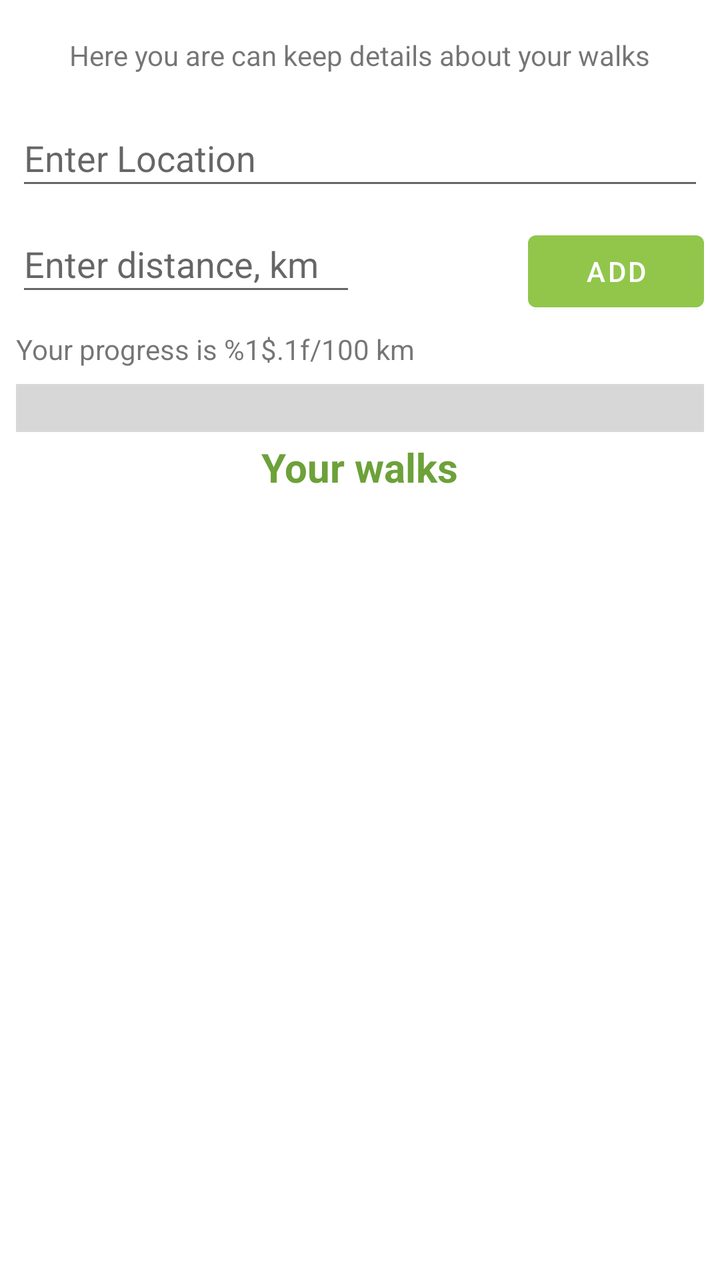
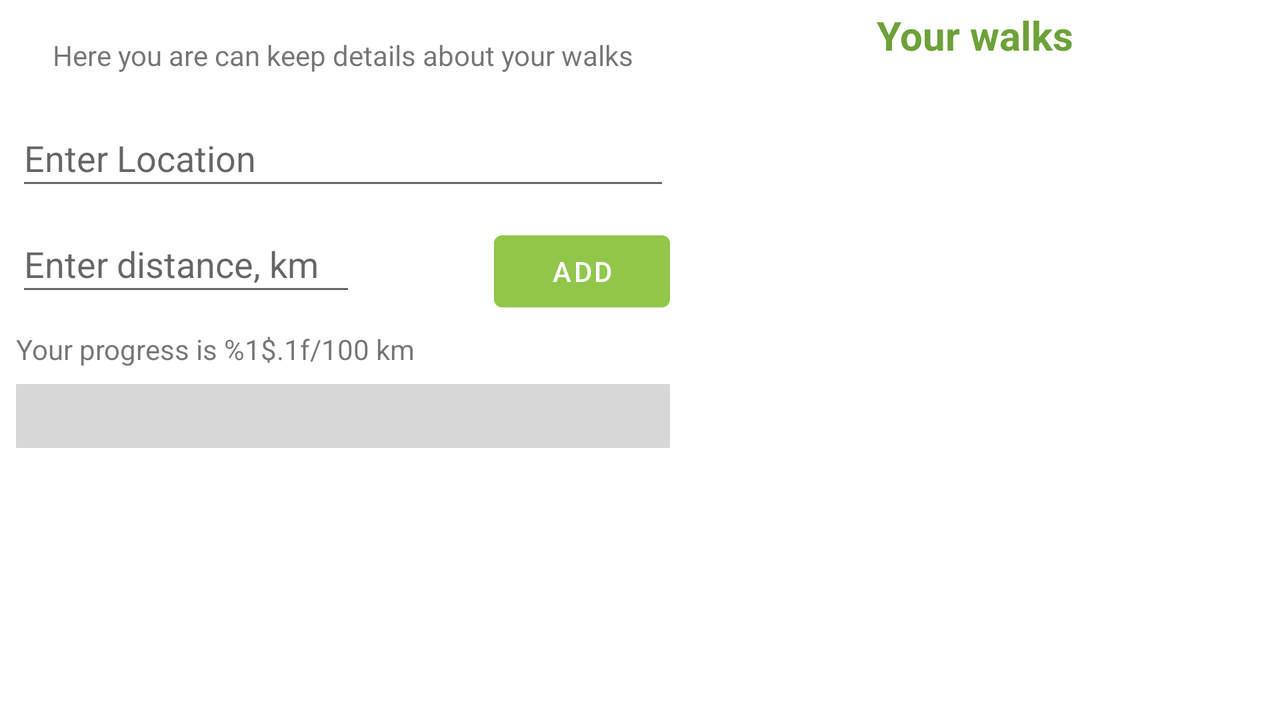

Two renders of one Android screen. The first uses the default layout on a phone; the second uses the alternative layout the repository ships for a different screen configuration, on a matching device. The two XML files are below.
<!-- AndroidManifest.xml: application theme Theme.Tracker -->
<!-- res/layout/activity_main.xml -->
<?xml version="1.0" encoding="utf-8"?>
<androidx.constraintlayout.widget.ConstraintLayout xmlns:android="http://schemas.android.com/apk/res/android"
    xmlns:app="http://schemas.android.com/apk/res-auto"
    xmlns:tools="http://schemas.android.com/tools"
    android:layout_width="match_parent"
    android:layout_height="match_parent"
    tools:context=".view.TrackerActivity">

    <include
        android:id="@+id/enter_fields"
        layout="@layout/activity_fields_and_progress"
        android:layout_width="match_parent"
        android:layout_height="wrap_content"
        android:layout_marginStart="8dp"
        android:layout_marginEnd="8dp"
        android:layout_marginBottom="4dp"
        app:layout_constraintEnd_toEndOf="parent"
        app:layout_constraintStart_toStartOf="parent"
        app:layout_constraintTop_toTopOf="parent"/>

    <include
        android:id="@+id/list_field"
        layout="@layout/activity_list"
        android:layout_width="0dp"
        android:layout_height="0dp"
        app:layout_constraintBottom_toBottomOf="parent"
        app:layout_constraintEnd_toEndOf="parent"
        app:layout_constraintStart_toStartOf="parent"
        app:layout_constraintTop_toBottomOf="@+id/enter_fields" />

</androidx.constraintlayout.widget.ConstraintLayout>
<!-- res/layout/activity_fields_and_progress.xml (included above) -->
<?xml version="1.0" encoding="utf-8"?>
<androidx.constraintlayout.widget.ConstraintLayout xmlns:android="http://schemas.android.com/apk/res/android"
    xmlns:app="http://schemas.android.com/apk/res-auto"
    xmlns:tools="http://schemas.android.com/tools"
    android:layout_width="wrap_content"
    android:layout_height="wrap_content"
    tools:context=".view.SavedWalksActivity">

    <TextView
        android:id="@+id/textNameList"
        android:layout_width="wrap_content"
        android:layout_height="wrap_content"
        android:layout_marginTop="18dp"
        android:text="@string/edit_text_hello_message"
        app:layout_constraintEnd_toEndOf="parent"
        app:layout_constraintStart_toStartOf="parent"
        app:layout_constraintTop_toTopOf="parent" />

    <EditText
        android:id="@+id/editTextLocation"
        android:layout_width="match_parent"
        android:layout_height="45dp"
        android:layout_marginTop="18dp"
        android:hint="@string/enter_location"
        android:imeOptions="actionNext"
        android:inputType="text"
        android:maxLength="80"
        app:layout_constraintTop_toBottomOf="@+id/textNameList" />

    <EditText
        android:id="@+id/editTextDistance"
        android:layout_width="170dp"
        android:layout_height="45dp"
        android:layout_marginTop="8dp"
        android:autofillHints="йцук"
        android:hint="@string/enter_distance_km"
        android:imeOptions="actionSend"
        android:inputType="numberDecimal"
        android:maxLength="5"
        app:layout_constraintStart_toStartOf="parent"
        app:layout_constraintTop_toBottomOf="@+id/editTextLocation" />

    <Button
        android:id="@+id/buttonAdd"
        android:layout_width="wrap_content"
        android:layout_height="wrap_content"
        android:layout_marginTop="16dp"
        android:layout_marginBottom="45dp"
        android:enabled="true"
        android:text="@string/add_button"
        app:layout_constraintBottom_toTopOf="@+id/progressBarDistance"
        app:layout_constraintEnd_toEndOf="parent"
        app:layout_constraintTop_toBottomOf="@+id/editTextLocation" />

    <TextView
        android:id="@+id/textYourProgress"
        android:layout_width="wrap_content"
        android:layout_height="wrap_content"
        android:layout_marginTop="12dp"
        android:text="@string/your_progress"
        app:layout_constraintStart_toStartOf="parent"
        app:layout_constraintTop_toBottomOf="@+id/editTextDistance" />

    <ProgressBar
        android:id="@+id/progressBarDistance"
        style="?android:attr/progressBarStyleHorizontal"
        android:layout_width="match_parent"
        android:layout_height="wrap_content"
        android:layout_marginTop="16dp"
        android:max="100"
        android:scaleY="8"
        app:layout_constraintStart_toStartOf="parent"
        app:layout_constraintTop_toBottomOf="@+id/textYourProgress" />

    <androidx.constraintlayout.widget.Guideline
        android:id="@+id/guideline2"
        android:layout_width="wrap_content"
        android:layout_height="wrap_content"
        android:orientation="vertical"
        app:layout_constraintGuide_begin="20dp" />

    <androidx.constraintlayout.widget.Guideline
        android:id="@+id/guideline3"
        android:layout_width="wrap_content"
        android:layout_height="wrap_content"
        android:orientation="vertical"
        app:layout_constraintGuide_begin="20dp" />

    <androidx.constraintlayout.widget.Guideline
        android:id="@+id/guideline4"
        android:layout_width="wrap_content"
        android:layout_height="wrap_content"
        android:orientation="vertical"
        app:layout_constraintGuide_begin="20dp" />

</androidx.constraintlayout.widget.ConstraintLayout>
<!-- res/layout/activity_list.xml (included above) -->
<?xml version="1.0" encoding="utf-8"?>
<androidx.constraintlayout.widget.ConstraintLayout xmlns:android="http://schemas.android.com/apk/res/android"
    xmlns:app="http://schemas.android.com/apk/res-auto"
    xmlns:tools="http://schemas.android.com/tools"
    android:layout_width="match_parent"
    android:layout_height="wrap_content"
    tools:context=".view.TrackerActivity">

    <TextView
        android:id="@+id/textListName"
        android:layout_width="wrap_content"
        android:layout_height="27dp"
        android:layout_marginStart="100dp"
        android:layout_marginTop="4dp"
        android:layout_marginEnd="100dp"
        android:layout_marginBottom="4dp"
        android:text="@string/text_your_walks"
        android:textColor="@color/green_700"
        android:textSize="20sp"
        android:textStyle="bold"
        app:layout_constraintBottom_toTopOf="@+id/recyclerViewSavedAddress"
        app:layout_constraintEnd_toEndOf="parent"
        app:layout_constraintStart_toStartOf="parent"
        app:layout_constraintTop_toTopOf="parent" />

    <androidx.recyclerview.widget.RecyclerView
        android:id="@+id/recyclerViewSavedAddress"
        android:layout_width="0dp"
        android:layout_height="0dp"
        android:layout_marginStart="4dp"
        android:layout_marginTop="4dp"
        android:layout_marginEnd="4dp"
        android:layout_marginBottom="4dp"
        app:layoutManager="androidx.recyclerview.widget.LinearLayoutManager"
        app:layout_constraintBottom_toBottomOf="parent"
        app:layout_constraintEnd_toEndOf="parent"
        app:layout_constraintStart_toStartOf="parent"
        app:layout_constraintTop_toBottomOf="@+id/textListName"
        tools:listitem="@layout/address_and_distance_item" />

    <TextView
        android:id="@+id/textViewFirstLaunch"
        android:layout_width="287dp"
        android:layout_height="wrap_content"
        android:layout_marginStart="24dp"
        android:layout_marginTop="56dp"
        android:layout_marginEnd="24dp"
        android:text="@string/firstWalkMessage"
        android:textColor="@color/green_700"
        android:textSize="18sp"
        android:textAlignment="center"
        android:visibility="invisible"
        app:layout_constraintEnd_toEndOf="@id/recyclerViewSavedAddress"
        app:layout_constraintStart_toStartOf="@+id/recyclerViewSavedAddress"
        app:layout_constraintTop_toBottomOf="@+id/textListName" />

</androidx.constraintlayout.widget.ConstraintLayout>
<!-- res/layout/address_and_distance_item.xml (included above) -->
<?xml version="1.0" encoding="utf-8"?>
<androidx.cardview.widget.CardView xmlns:android="http://schemas.android.com/apk/res/android"
    xmlns:app="http://schemas.android.com/apk/res-auto"
    android:id="@+id/cardViewLocationDistanceItem"
    android:layout_width="match_parent"
    android:layout_height="wrap_content"
    android:layout_marginStart="5dp"
    android:layout_marginTop="3dp"
    android:layout_marginEnd="5dp"
    android:layout_marginBottom="3dp"
    android:clickable="true"
    android:focusable="true"
    app:cardCornerRadius="2dp">

    <TextView
        android:id="@+id/inItemLocation"
        android:layout_width="match_parent"
        android:layout_height="wrap_content"
        android:layout_marginStart="10dp"
        android:layout_marginTop="5dp"
        android:layout_marginBottom="10dp"
        android:text="@string/location"
        android:textColor="@color/green_700"
        android:textStyle="bold" />

    <TextView
        android:id="@+id/inItemDistance"
        android:layout_width="match_parent"
        android:layout_height="wrap_content"
        android:layout_marginStart="10dp"
        android:layout_marginTop="25dp"
        android:layout_marginBottom="5dp"
        android:text="@string/distance" />

</androidx.cardview.widget.CardView>
<!-- resources referenced by this layout -->
<resources>
  <color name="green_700">#6da139</color>
  <string name="add_button">Add</string>
  <string name="distance" translatable="false">Distance</string>
  <string name="edit_text_hello_message">Here you are can keep details about your walks</string>
  <string name="enter_distance_km">Enter distance, km</string>
  <string name="enter_location">Enter Location</string>
  <string name="firstWalkMessage">Hi! This your first walk with us! Please add you notes about your walk 👍</string>
  <string name="location" translatable="false">Location</string>
  <string name="text_your_walks">Your walks</string>
  <string name="your_progress">Your progress is %1$.1f/100 km</string>
  <style name="Theme.Tracker" parent="Theme.MaterialComponents.DayNight.DarkActionBar">
          <item name="colorPrimary">@color/green_500</item>
          <item name="colorPrimaryVariant">@color/green_700</item>
          <item name="colorOnPrimary">@color/white</item>
          <item name="colorSecondary">@color/violet_700</item>
          <item name="colorSecondaryVariant">@color/violet_200</item>
          <item name="colorOnSecondary">@color/black</item>
          <item name="android:statusBarColor" tools:targetApi="l">?attr/colorPrimaryVariant</item>
      </style>
  <color name="green_500">#91c64b</color>
  <color name="white">#FFFFFFFF</color>
  <color name="violet_700">#6024b5</color>
  <color name="violet_200">#b497dd</color>
  <color name="black">#FF000000</color>
</resources>
<!-- res/layout-land/activity_main.xml (the repository's variant of the layout above) -->
<!-- drawn on the phone turned sideways -->
<?xml version="1.0" encoding="utf-8"?>
<androidx.constraintlayout.widget.ConstraintLayout xmlns:android="http://schemas.android.com/apk/res/android"
    xmlns:app="http://schemas.android.com/apk/res-auto"
    xmlns:tools="http://schemas.android.com/tools"
    android:layout_width="match_parent"
    android:layout_height="match_parent"
    tools:context=".view.TrackerActivity">

    <include
        android:id="@+id/enter_fields"
        layout="@layout/activity_fields_and_progress"
        android:layout_width="327dp"
        android:layout_height="282dp"
        android:layout_marginStart="8dp"
        app:layout_constraintStart_toStartOf="parent" />

    <include
        android:id="@+id/list_field"
        layout="@layout/activity_list"
        android:layout_width="0dp"
        android:layout_height="0dp"
        app:layout_constraintBottom_toBottomOf="parent"
        app:layout_constraintEnd_toEndOf="parent"
        app:layout_constraintStart_toEndOf="@+id/enter_fields"
        app:layout_constraintTop_toTopOf="@+id/enter_fields" />

</androidx.constraintlayout.widget.ConstraintLayout>
